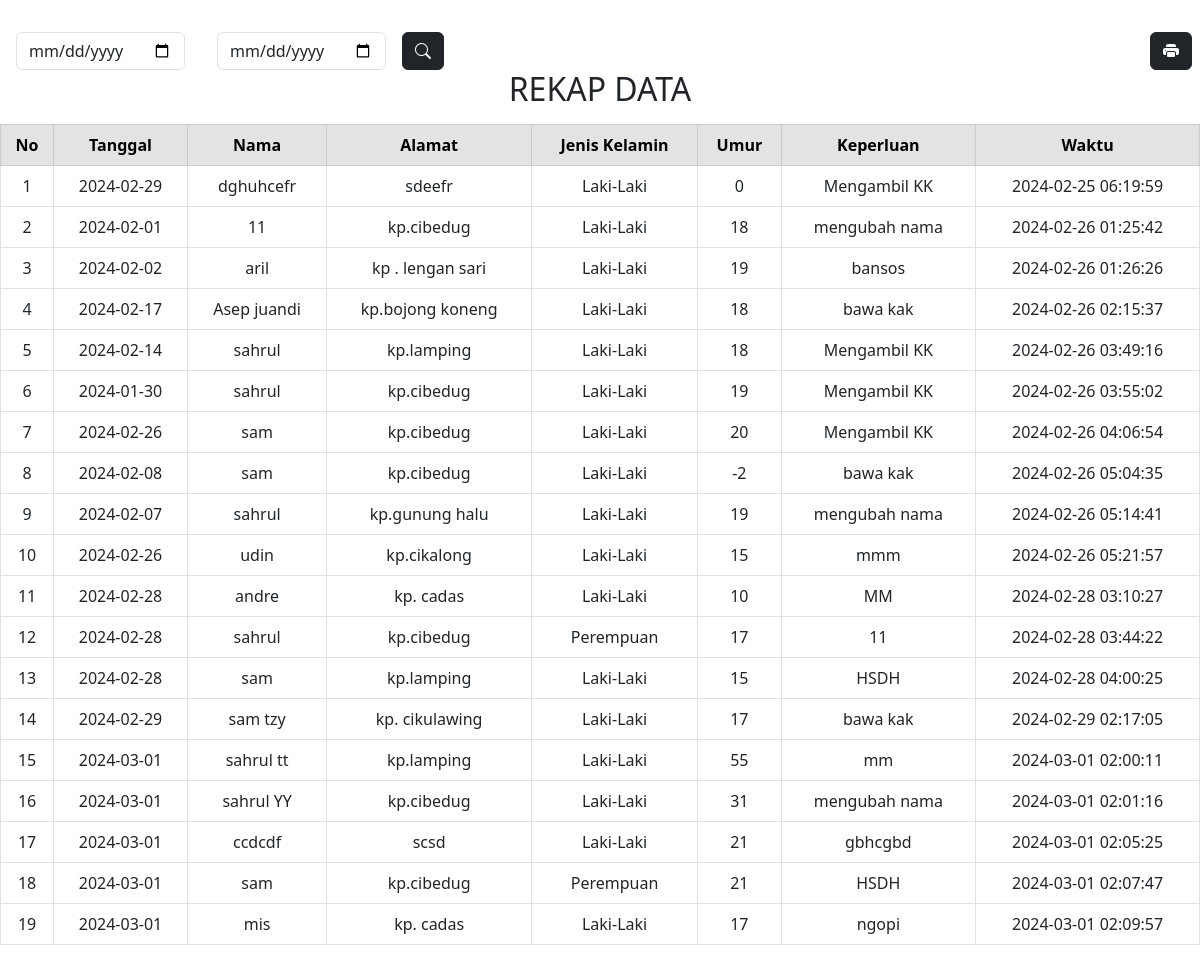
/rekap.php (signed in), run on the app's committed database.
### tables this page shows
CREATE TABLE `bukutamu_sahrul` (
  `no` int(11) NOT NULL,
  `tanggal` date NOT NULL,
  `nama` varchar(50) NOT NULL,
  `alamat` varchar(100) NOT NULL,
  `umur` int(50) NOT NULL,
  `keperluan` varchar(150) NOT NULL,
  `waktu` timestamp NOT NULL DEFAULT current_timestamp(),
  `jk` varchar(20) NOT NULL
);

### rekap.php (the view, shortened to what this page needs)
  <?php
include "boot.php";
?>
<body class="bg-white-subtle">
<form action="" method="get">
<div class="row g-3 align-items-center mt-3">
  <div class="col-auto">
  </div>
  <div class="col-auto">
    <input type="date" name="awal" id="inputPassword6" class="form-control" aria-describedby="passwordHelpInline">
  </div>
  <div class="col-auto">
  </div>
  <div class="col-auto">
    <input type="date" name="akhir" id="inputPassword6" class="form-control" aria-describedby="passwordHelpInline">
  </div>
  <div class="col-auto">
  <button type="submit" name="cari" value="<?php ['id']; ?>" class="btn btn-dark"><i class="bi bi-search"></i></button>
  </div>
  <div class="col d-grid gap-2 md-flex justify-content-md-end me-2">
  <button class="btn btn-dark" onclick="printDiv('print')" type="submit"><i class="bi bi-printer-fill"></i></button>
    </div>
    </form>
<fieldset id="print">
<table class="table class text-center bg-info-emphasis mt-3 table-bordered">
  <thead class="table-secondary">
    <tr>
    <h2 class="text-center">REKAP DATA</h2>
    <th scope="col">No</th>
    <th scope="col">Tanggal</th>
    <th scope="col">Nama</th>
    <th scope="col">Alamat</th>
    <th scope="col">Jenis Kelamin</th>
    <th scope="col">Umur</th>
    <th scope="col">Keperluan</th>
    <th scope="col">Waktu</th>
    </tr>
</thead>
    <?php include "koneksi.php";
    @$cari=$_GET['awal'];
    if($cari==""){
    $tampil=$koneksi->query("select * from bukutamu_sahrul");
    while ($a=$tampil->fetch_array()){
        @$no++;
        ?>
   <tbody class="table mt-3">
     <tr>
     <td><?php echo $no; ?></td>
        <td><?php echo $a['tanggal'] ?></td>
        <td><?php echo $a['nama'] ?></td>
        <td><?php echo $a['alamat'] ?></td>
        <td><?php echo $a['jk'] ?></td>
        <td><?php echo $a['umur'] ?></td>
        <td><?php echo $a['keperluan'] ?></td>
        <td><?php echo $a['waktu'] ?></td>
      <?php
    }
}
    ?>
    </tr>
    </tbody>
    </table>
    </fieldset>

### data on the page
bukutamu_sahrul: tanggal "2024-02-29", nama "dghuhcefr", alamat "sdeefr", jk "Laki-Laki", umur "0", keperluan "Mengambil KK", waktu "2024-02-25 06:19:59"
bukutamu_sahrul: tanggal "2024-02-01", nama "11", alamat "kp.cibedug", jk "Laki-Laki", umur "18", keperluan "mengubah nama", waktu "2024-02-26 01:25:42"
bukutamu_sahrul: tanggal "2024-02-02", nama "aril", alamat "kp . lengan sari", jk "Laki-Laki", umur "19", keperluan "bansos", waktu "2024-02-26 01:26:26"
bukutamu_sahrul: tanggal "2024-02-17", nama "Asep juandi", alamat "kp.bojong koneng", jk "Laki-Laki", umur "18", keperluan "bawa kak", waktu "2024-02-26 02:15:37"
bukutamu_sahrul: tanggal "2024-02-14", nama "sahrul", alamat "kp.lamping", jk "Laki-Laki", umur "18", keperluan "Mengambil KK", waktu "2024-02-26 03:49:16"
bukutamu_sahrul: tanggal "2024-01-30", nama "sahrul", alamat "kp.cibedug", jk "Laki-Laki", umur "19", keperluan "Mengambil KK", waktu "2024-02-26 03:55:02"
bukutamu_sahrul: tanggal "2024-02-26", nama "sam", alamat "kp.cibedug", jk "Laki-Laki", umur "20", keperluan "Mengambil KK", waktu "2024-02-26 04:06:54"
bukutamu_sahrul: tanggal "2024-02-08", nama "sam", alamat "kp.cibedug", jk "Laki-Laki", umur "-2", keperluan "bawa kak", waktu "2024-02-26 05:04:35"
bukutamu_sahrul: tanggal "2024-02-07", nama "sahrul", alamat "kp.gunung halu", jk "Laki-Laki", umur "19", keperluan "mengubah nama", waktu "2024-02-26 05:14:41"
bukutamu_sahrul: tanggal "2024-02-26", nama "udin", alamat "kp.cikalong", jk "Laki-Laki", umur "15", keperluan "mmm", waktu "2024-02-26 05:21:57"
bukutamu_sahrul: tanggal "2024-02-28", nama "andre", alamat "kp. cadas", jk "Laki-Laki", umur "10", keperluan "MM", waktu "2024-02-28 03:10:27"
bukutamu_sahrul: tanggal "2024-02-28", nama "sahrul", alamat "kp.cibedug", jk "Perempuan", umur "17", keperluan "11", waktu "2024-02-28 03:44:22"
bukutamu_sahrul: tanggal "2024-02-28", nama "sam", alamat "kp.lamping", jk "Laki-Laki", umur "15", keperluan "HSDH", waktu "2024-02-28 04:00:25"
bukutamu_sahrul: tanggal "2024-02-29", nama "sam tzy", alamat "kp. cikulawing", jk "Laki-Laki", umur "17", keperluan "bawa kak", waktu "2024-02-29 02:17:05"
bukutamu_sahrul: tanggal "2024-03-01", nama "sahrul tt", alamat "kp.lamping", jk "Laki-Laki", umur "55", keperluan "mm", waktu "2024-03-01 02:00:11"
bukutamu_sahrul: tanggal "2024-03-01", nama "sahrul YY", alamat "kp.cibedug", jk "Laki-Laki", umur "31", keperluan "mengubah nama", waktu "2024-03-01 02:01:16"
bukutamu_sahrul: tanggal "2024-03-01", nama "ccdcdf", alamat "scsd", jk "Laki-Laki", umur "21", keperluan "gbhcgbd", waktu "2024-03-01 02:05:25"
bukutamu_sahrul: tanggal "2024-03-01", nama "sam", alamat "kp.cibedug", jk "Perempuan", umur "21", keperluan "HSDH", waktu "2024-03-01 02:07:47"
bukutamu_sahrul: tanggal "2024-03-01", nama "mis", alamat "kp. cadas", jk "Laki-Laki", umur "17", keperluan "ngopi", waktu "2024-03-01 02:09:57"
